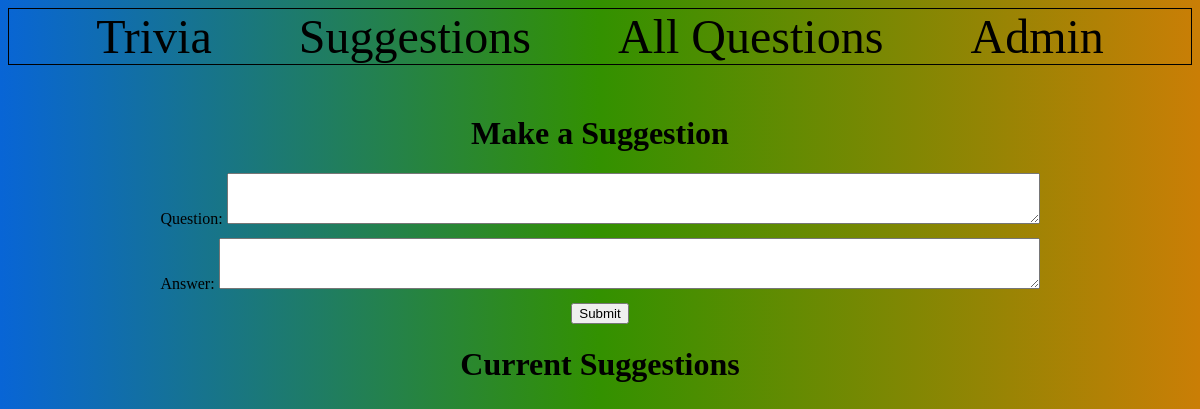
Page /trivia/suggestions/ on the earlier database version.
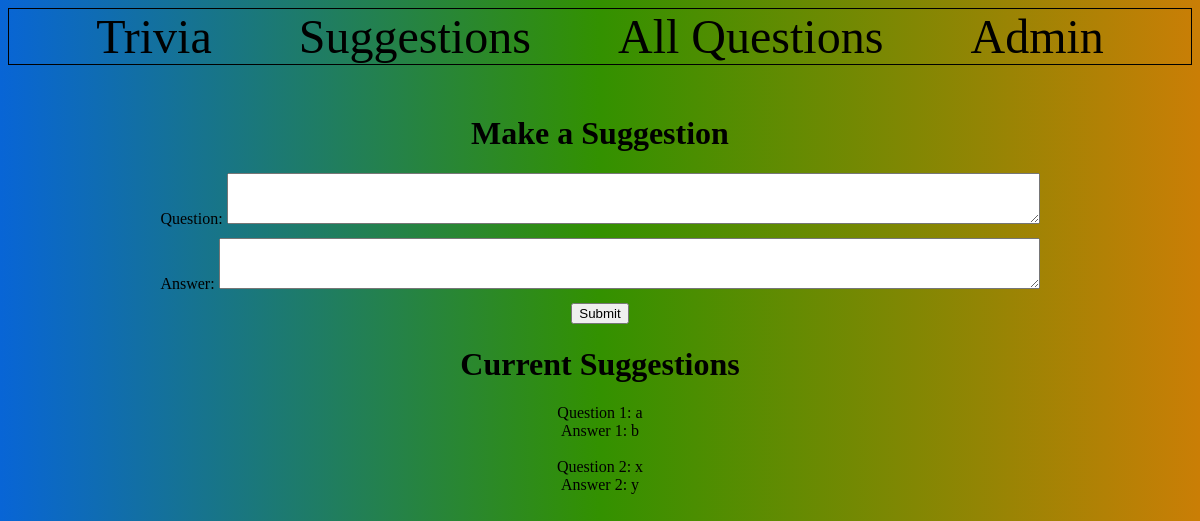
Same page on the later database version.
### trivia/models.py (models this page shows)
class Question(models.Model):
    question_text = models.CharField(max_length=500)
    answer_text = models.CharField(max_length=100)
    created_date = models.DateTimeField('date created', default=datetime.now())
    suggested = models.BooleanField(name='suggested', default=False)
    def __str__(self):
        return self.question_text

### trivia/views.py (the view)
# urls.py: path('suggestions/', views.suggestions, name='suggestions'),
def suggestions(request):
    all_suggestions = list(Question.objects.filter(suggested=True))
    context = {'all_suggestions': all_suggestions}
    return render(request, 'trivia/suggestions.html', context)

### trivia/templates/trivia/suggestions.html (shortened to what this page needs)
{% extends 'trivia/base.html' %}
    {% block head %}
    {% load static %}
    <link rel="stylesheet" href="{% static 'trivia/style.css' %}">
    {% endblock %}
    {% block body %}
    <h1>Make a Suggestion</h1>
    <form action="{% url 'trivia:suggest' %}" method="post">
        <div id="input-question">Question: <textarea name="question" cols="99" rows="3" required></textarea></div>
        <div id="input-answer">Answer: <textarea name="answer" cols="100" rows="3" required></textarea></div>
        <div><input type="submit" value="Submit"></div>
    </form>
    <h1>Current Suggestions</h1>
    {% for suggestion in all_suggestions %}
        <div>
            <span>Question {{ forloop.counter }}:</span>
            <span>{{ suggestion }}</span>
        </div>
        <div>
            <span>Answer {{ forloop.counter }}:</span>
            <span>{{ suggestion.answer_text }}</span>
        </div>
        <br/>
    {% endfor %}
    {% endblock %}

### trivia/templates/trivia/base.html (shortened to what this page needs)
<!DOCTYPE html>
<html lang="en">
<head>
    {% block head %}{% endblock %}
</head>
<body>
    {% block navbar %}
    <nav>
        <a href="{% url 'trivia:index' %}">Trivia</a>
        <a href="{% url 'trivia:suggestions' %}">Suggestions</a>
        <a href="{% url 'trivia:questions' %}">All Questions</a>
        <a href="{% url 'admin:index' %}">Admin</a>
    </nav>
    {% endblock %}
    {% block body %}{% endblock %}
</body>
</html>

### trivia/static/trivia/style.css (style rules this page uses)
body { background: rgb(8,101,214); background: linear-gradient(90deg, rgba(8,101,214,1) 0%, rgba(51,145,0,1) 50%, rgba(202,126,6,1) 100%); text-align: center; }
#input-question, #input-answer { margin-bottom: 10px; }
nav { display: flex; justify-content: space-evenly; border: 1px solid black; font-size: 60px; margin-bottom: 50px; }
nav a { text-decoration: none; color: black; font-size: calc(12px + 3vw); }

Differences in the rows shown:
added Question: question_text "a", answer_text "b"
added Question: question_text "x", answer_text "y"
